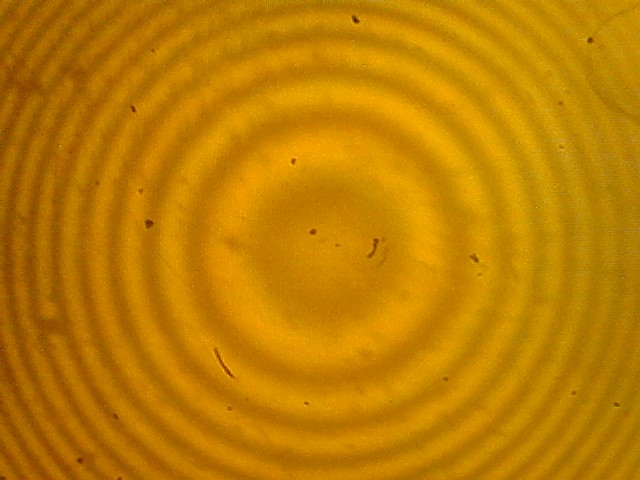
#> input picture OpenCV/AnillosDeNewton/Distancia focal- 5cm hasta el vidrio- 3,5 hasta el objeto.jpg, 640 x 480 px
$ python ConFiltradoGaussiano.py
#> lines starting #> are read from the running program, lines starting #| are printed output that depends on the picture; after the words box and inside, x2 and y2 are one past the last pixel; in counts of white or black regions, pixels touching at a corner belong together
import cv2 as cv
import numpy as np

# Defino colores en BGR nomas por simpleza despues
BLUE = (255,0,0)
GREEN = (0,255,0)
RED = (0,0,255)

fname = "./AnillosDeNewton/Distancia focal- 5cm hasta el vidrio- 3,5 hasta el objeto.jpg"
img = cv.imread(fname)
#> img is the input picture: shape (480, 640, 3); mean B, G, R 1.6, 126.2, 190.5

gray = cv.cvtColor(img, cv.COLOR_BGR2GRAY)
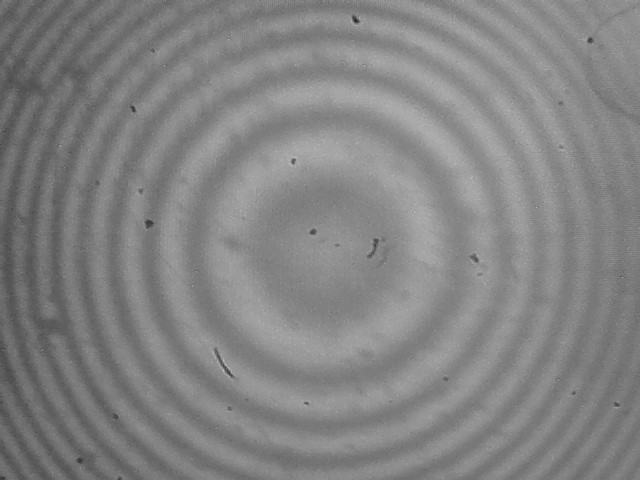
#> gray: shape (480, 640); min 32, max 202, mean 131.2
gray_eq = cv.equalizeHist(gray)
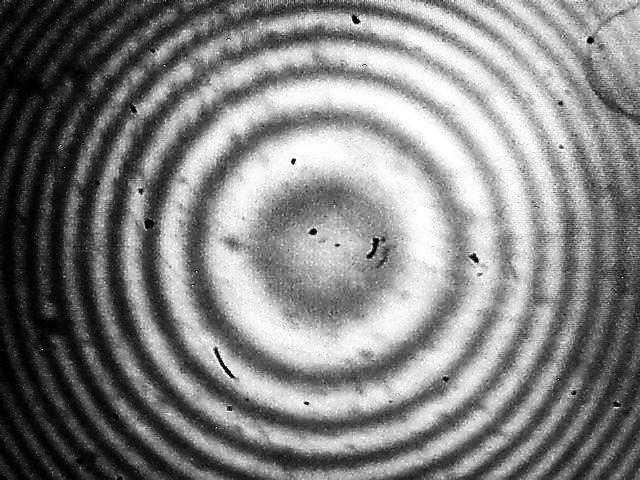
#> gray_eq: shape (480, 640); min 0, max 255, mean 129.7

gray_blurred = cv.GaussianBlur(gray_eq, (5,5), 0)

thresh = cv.adaptiveThreshold(
        src = gray_blurred,
        maxValue = 255,
        adaptiveMethod = cv.ADAPTIVE_THRESH_GAUSSIAN_C,
        thresholdType = cv.THRESH_BINARY,
        blockSize = 11,
        C = 2
)
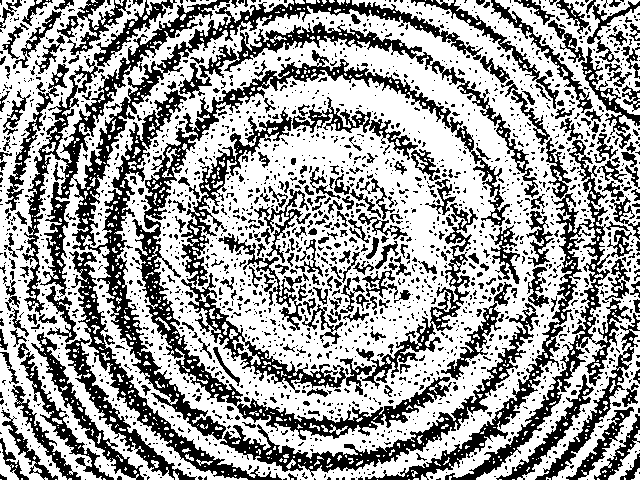
#> thresh: shape (480, 640); 62% white; 2242 black regions (1936 under 20 px)

contours, _ = cv.findContours(
    thresh, cv.RETR_EXTERNAL, cv.CHAIN_APPROX_SIMPLE
)
#> contours = 414 contours, 397 with area under 20; largest, box (x1, y1, x2, y2) and area: (0, 0, 640, 480) 252250, (421, 225, 598, 480) 4206, (608, 430, 640, 480) 376, (0, 443, 19, 480) 206, (146, 0, 167, 15) 60

# Procesar contornos para obtener radios e interfranjas
radios = []
for contour in contours:
    (x, y), radius = cv.minEnclosingCircle(contour)
    radios.append(radius)

    # Dibujar el círculo en la imagen original
    center = (int(x), int(y))
    radius = int(radius)
    cv.circle(img, center, radius, (0, 255, 0), 2)  # Círculo verde
#> this loop made 414 passes
#> (contour, x, y, radius) on passes 1 to 3: ([[512, 479], [514, 479]], 513, 479, 1), ([[499, 479], [501, 479]], 500, 479, 1), ([[408, 479], [409, 479]], 408.5, 479, 0)
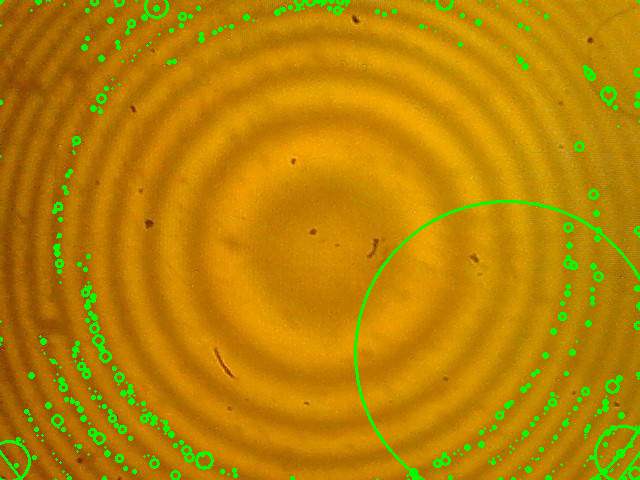
#> img: shape (480, 640, 3); 3.78% of pixels changed, all inside (x1, y1, x2, y2) = (0, 0, 640, 480)
#> after the loop, radios = 414 values, max 391.3 at index 413, min 0.0001 at index 3, mean 2.95

# Ordenar radios y calcular interfranjas
radios = sorted(radios)
#> radios = 414 values from 0.0001 to 391.3
interfranjas = [radios[i + 1] - radios[i]
                for i in range(len(radios) - 1)]
#> interfranjas = 413 values, max 239.1 at index 412, min 0 at index 0, mean 0.947

print("Interfranjas entre círculos:", interfranjas)
#> (printed output is left out)

cv.imshow("Anillos de Newton", img)
cv.waitKey(0)
cv.destroyAllWindows()

$ run again, with OpenCV/AnillosDeNewton/WIN_20241016_12_51_04_Pro.jpg copied over OpenCV/AnillosDeNewton/Distancia focal- 5cm hasta el vidrio- 3,5 hasta el objeto.jpg
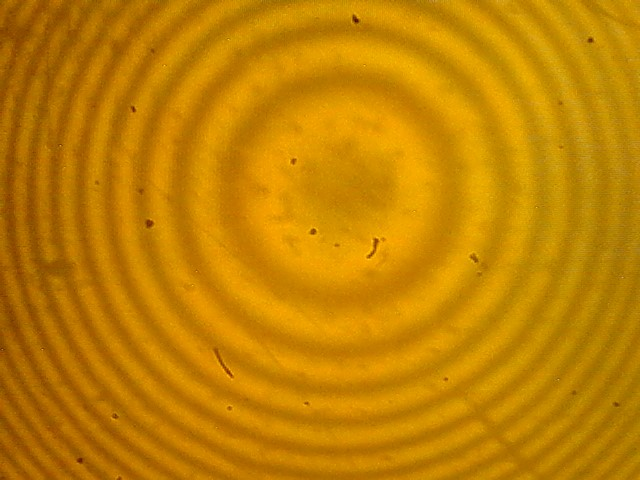
#> input picture OpenCV/AnillosDeNewton/WIN_20241016_12_51_04_Pro.jpg, 640 x 480 px
#> img is the input picture: shape (480, 640, 3); mean B, G, R 1.8, 129.6, 194.2
#> `thresh = cv.adaptiveThreshold( src = gray_blurred, maxValue = 255, ada..`:
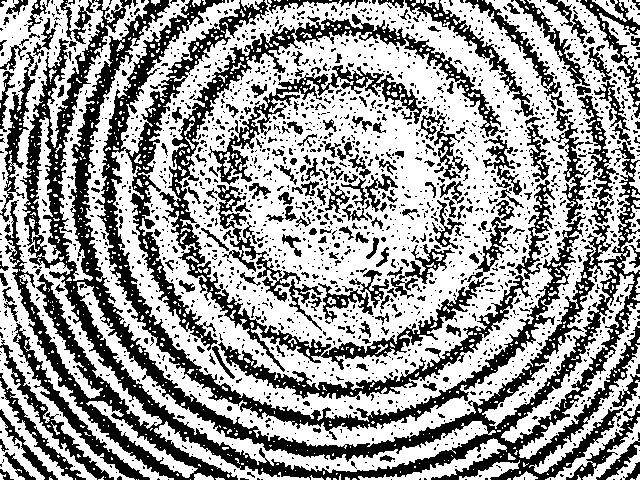
#> thresh: shape (480, 640); 60.6% white; 2085 black regions (1851 under 20 px)
#> contours = 653 contours, 619 with area under 20; largest, box (x1, y1, x2, y2) and area: (82, 0, 640, 449) 181718, (0, 0, 174, 480) 19996, (77, 282, 496, 473) 5909, (58, 0, 149, 281) 2993, (529, 344, 640, 480) 2434
#> the loop `for contour in contours:` made 653 passes
#> (x, y, radius) on passes 1 to 3: (190, 479, 0), (138, 479, 0), (136, 479, 0)
#> after the loop `for contour in contours:`:
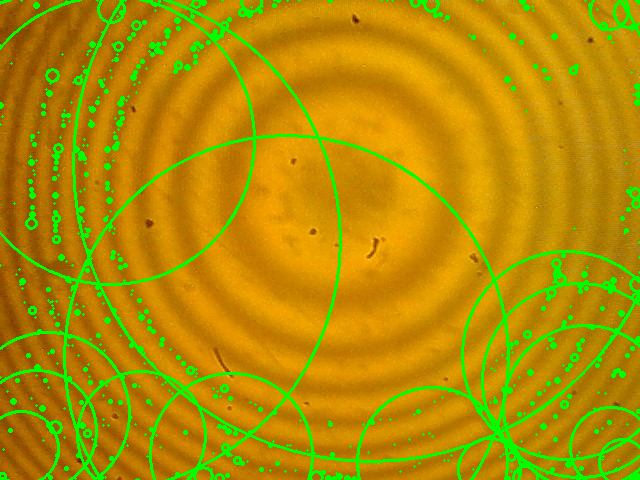
#> img: shape (480, 640, 3); 9.24% of pixels changed, all inside (x1, y1, x2, y2) = (0, 0, 640, 480)
#> after the loop `for contour in contours:`: radios = 653 values, max 298.8 at index 645, min 0.0001 at index 0, mean 3.87
#> `radios = sorted(radios)`: radios = 653 values from 0.0001 to 298.8
#> interfranjas = 652 values, max 77.24 at index 649, min 0 at index 0, mean 0.458
#> (printed output is left out)
